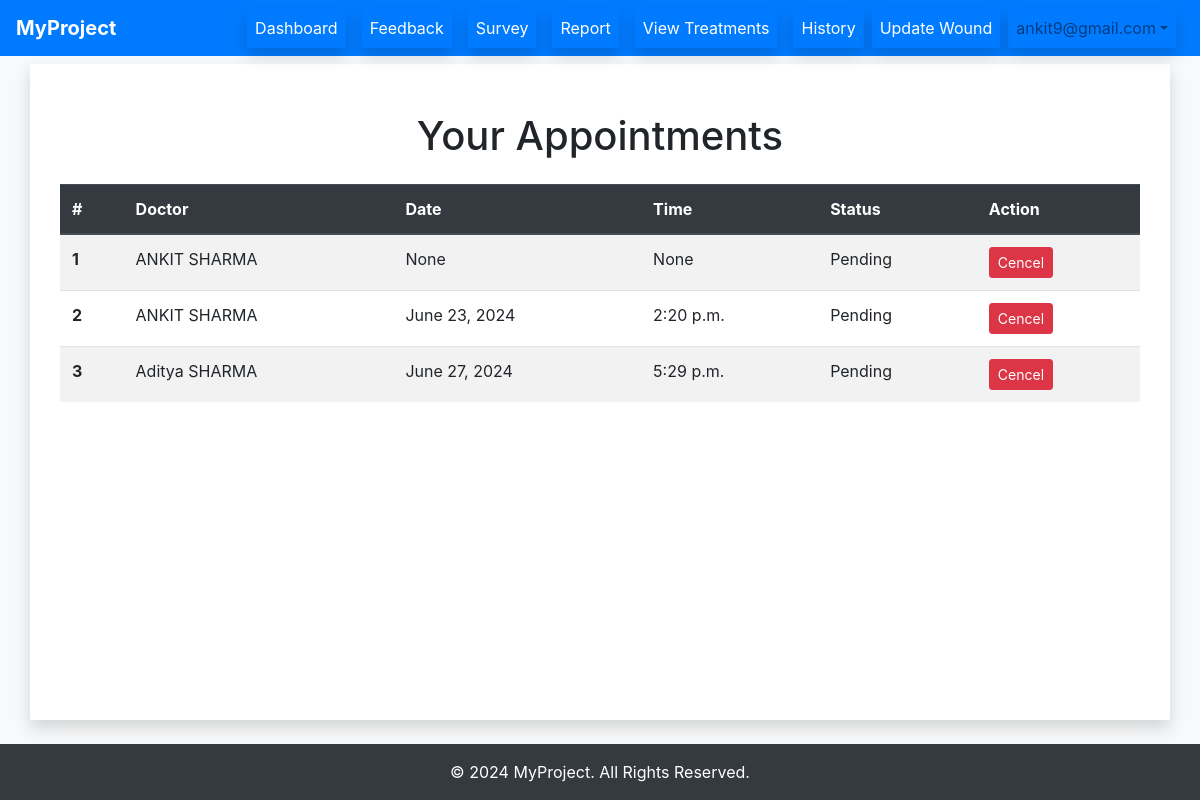
The page /Viewappointment/ (signed in) on the database as committed earlier.
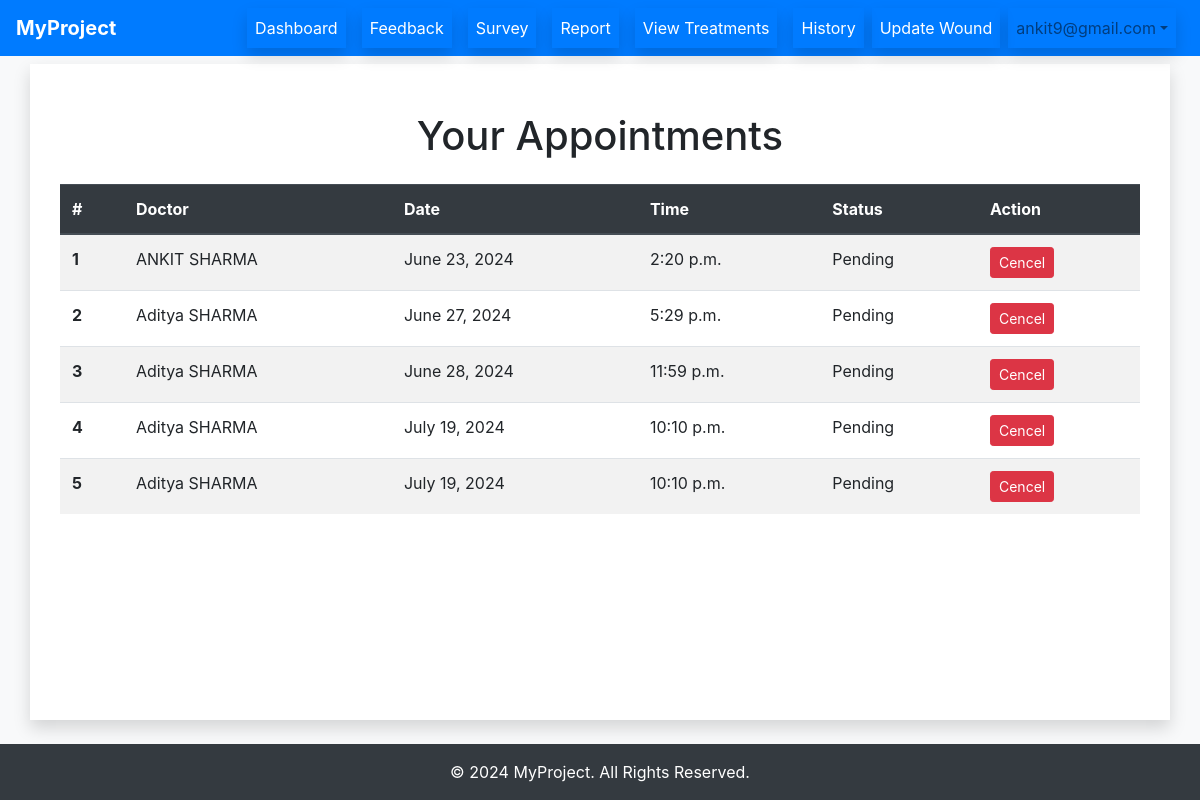
The same page on the database as committed later.
### main/models.py (models this page shows, shortened)
class Appointment(models.Model):
    patient = models.ForeignKey(Patient, on_delete=models.CASCADE)
    doctor = models.ForeignKey(Doctor, on_delete=models.CASCADE)
    status = models.ForeignKey(Status, on_delete=models.CASCADE,default=1)
    date = models.DateField(null=True, blank=True)
    time = models.TimeField(null=True, blank=True)

class Doctor(models.Model):
    user = models.OneToOneField(User, on_delete=models.CASCADE)
    name = models.CharField(max_length=100)
    phone = models.CharField(max_length=15)
    age = models.IntegerField()
    department = models.CharField(max_length=100, null=True, blank=True)
    qualification = models.CharField(max_length=100, null=True, blank=True)
    specialty = models.CharField(max_length=100, null=True, blank=True)
    profile_pic = models.ImageField(upload_to='profile_pic/Doctor/', null=True, blank=True)

class Status(models.Model):
    name = models.CharField(max_length=100)
    def __str__(self):
        return self.name

### main/decorators.py (the view)
    @login_required(login_url='/login/')
    def _wrapped_view(request, *args, **kwargs):
        try:
            request.user.patient
        except Patient.DoesNotExist:
            auth_logout(request)
            return HttpResponseRedirect(reverse('login'))
        return view_func(request, *args, **kwargs)

### main/views.py (called while the page is built)
@patient_required
def viewappointments(request):
    user = request.user
    patient = Patient.objects.get(user=user)
    appointments = Appointment.objects.filter(patient=patient)
    return render(request, 'viewappointment.html', {'appointments': appointments})

### templates/viewappointment.html (shortened to what this page needs)
{% extends 'base.html' %}
{% block content %}
<div class="container mt-5">
    <h1 class="text-center">Your Appointments</h1>
    {% if appointments %}
        <table class="table table-striped mt-4">
            <thead class="thead-dark">
                <tr>
                    <th scope="col">#</th>
                    <th scope="col">Doctor</th>
                    <th scope="col">Date</th>
                    <th scope="col">Time</th>
                    <th scope="col">Status</th>
                    <th scope="col">Action</th>
                </tr>
            </thead>
            <tbody>
                {% for appointment in appointments %}
                    <tr>
                        <th scope="row">{{ forloop.counter }}</th>
                        <td>{{ appointment.doctor.name }}</td>
                        <td>{{ appointment.date }}</td>
                        <td>{{ appointment.time }}</td>
                        <td>{{ appointment.status }}</td>
                        <td><a class="btn btn-sm btn-danger" href="{% url "deleteappointment" appointment.id %}">Cencel</a></td>
                    </tr>
                {% endfor %}
            </tbody>
        </table>
    {% else %}
        <p class="text-center">You have no appointments.</p>
    {% endif %}
</div>
{% endblock %}

Rows that differ between the two databases and show on the page:
removed Appointment: doctor.name "ANKIT SHARMA", date "None", time "None", status "Pending"
added Appointment: doctor.name "Aditya SHARMA", date "June 28, 2024", time "11:59 p.m.", status "Pending"
added Appointment: doctor.name "Aditya SHARMA", date "July 19, 2024", time "10:10 p.m.", status "Pending"
added Appointment: doctor.name "Aditya SHARMA", date "July 19, 2024", time "10:10 p.m.", status "Pending"
